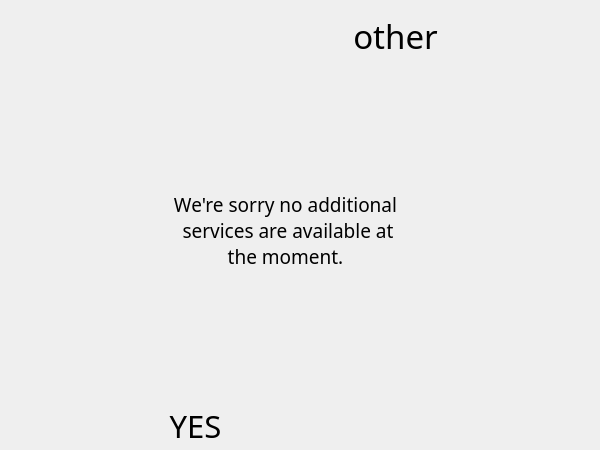
<?xml version="1.0" encoding="UTF-8"?>
<ui version="4.0">
 <class>Other</class>
 <widget class="QWidget" name="Other">
  <property name="geometry">
   <rect>
    <x>0</x>
    <y>0</y>
    <width>600</width>
    <height>450</height>
   </rect>
  </property>
  <property name="windowTitle">
   <string>Form</string>
  </property>
  <property name="styleSheet">
   <string notr="true">#Form{
background-image: url(:/Resources/background.png);
}</string>
  </property>
  <widget class="QLabel" name="window_2">
   <property name="geometry">
    <rect>
     <x>70</x>
     <y>150</y>
     <width>431</width>
     <height>161</height>
    </rect>
   </property>
   <property name="font">
    <font>
     <family>KenVector Future</family>
     <pointsize>14</pointsize>
     <underline>false</underline>
     <strikeout>false</strikeout>
    </font>
   </property>
   <property name="text">
    <string>We're sorry no additional
 services are available at 
the moment.</string>
   </property>
   <property name="alignment">
    <set>Qt::AlignCenter</set>
   </property>
  </widget>
  <widget class="QPushButton" name="anotherButt">
   <property name="geometry">
    <rect>
     <x>0</x>
     <y>390</y>
     <width>391</width>
     <height>71</height>
    </rect>
   </property>
   <property name="font">
    <font>
     <family>KenVector Future</family>
     <pointsize>23</pointsize>
    </font>
   </property>
   <property name="styleSheet">
    <string notr="true">#anotherButt {
background-image: url(:Resources/anotherAcc.png);
border: none;
text-align: center;
}
</string>
   </property>
   <property name="text">
    <string>YES</string>
   </property>
  </widget>
  <widget class="QPushButton" name="cancelButt">
   <property name="geometry">
    <rect>
     <x>390</x>
     <y>370</y>
     <width>215</width>
     <height>79</height>
    </rect>
   </property>
   <property name="styleSheet">
    <string notr="true">#cancelButt {
background-image: url(:Resources/cancel.png);
border: none;
}
#cancelButt:pressed
{
   background-image: url(:Resources/cancelP.png);
  border: none;
}</string>
   </property>
   <property name="text">
    <string/>
   </property>
   <property name="iconSize">
    <size>
     <width>219</width>
     <height>79</height>
    </size>
   </property>
  </widget>
  <widget class="QLabel" name="window_3">
   <property name="geometry">
    <rect>
     <x>180</x>
     <y>20</y>
     <width>431</width>
     <height>31</height>
    </rect>
   </property>
   <property name="font">
    <font>
     <family>KenVector Future</family>
     <pointsize>25</pointsize>
     <underline>false</underline>
     <strikeout>false</strikeout>
    </font>
   </property>
   <property name="text">
    <string>other</string>
   </property>
   <property name="alignment">
    <set>Qt::AlignCenter</set>
   </property>
  </widget>
 </widget>
 <resources/>
 <connections/>
</ui>
